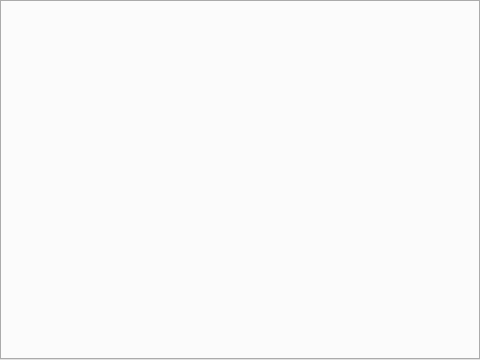
<?xml version="1.0" encoding="UTF-8"?>
<ui version="4.0">
 <class>FindReplaceDialog</class>
 <widget class="QDialog" name="FindReplaceDialog">
  <property name="geometry">
   <rect>
    <x>0</x>
    <y>0</y>
    <width>480</width>
    <height>360</height>
   </rect>
  </property>
  <property name="windowTitle">
   <string>Find/Replace</string>
  </property>
  <layout class="QVBoxLayout" name="verticalLayout">
   <property name="spacing">
    <number>0</number>
   </property>
   <property name="leftMargin">
    <number>0</number>
   </property>
   <property name="topMargin">
    <number>0</number>
   </property>
   <property name="rightMargin">
    <number>0</number>
   </property>
   <property name="bottomMargin">
    <number>0</number>
   </property>
   <item>
    <widget class="QTabWidget" name="tabWidget">
     <property name="currentIndex">
      <number>-1</number>
     </property>
    </widget>
   </item>
  </layout>
 </widget>
 <resources/>
 <connections/>
</ui>
